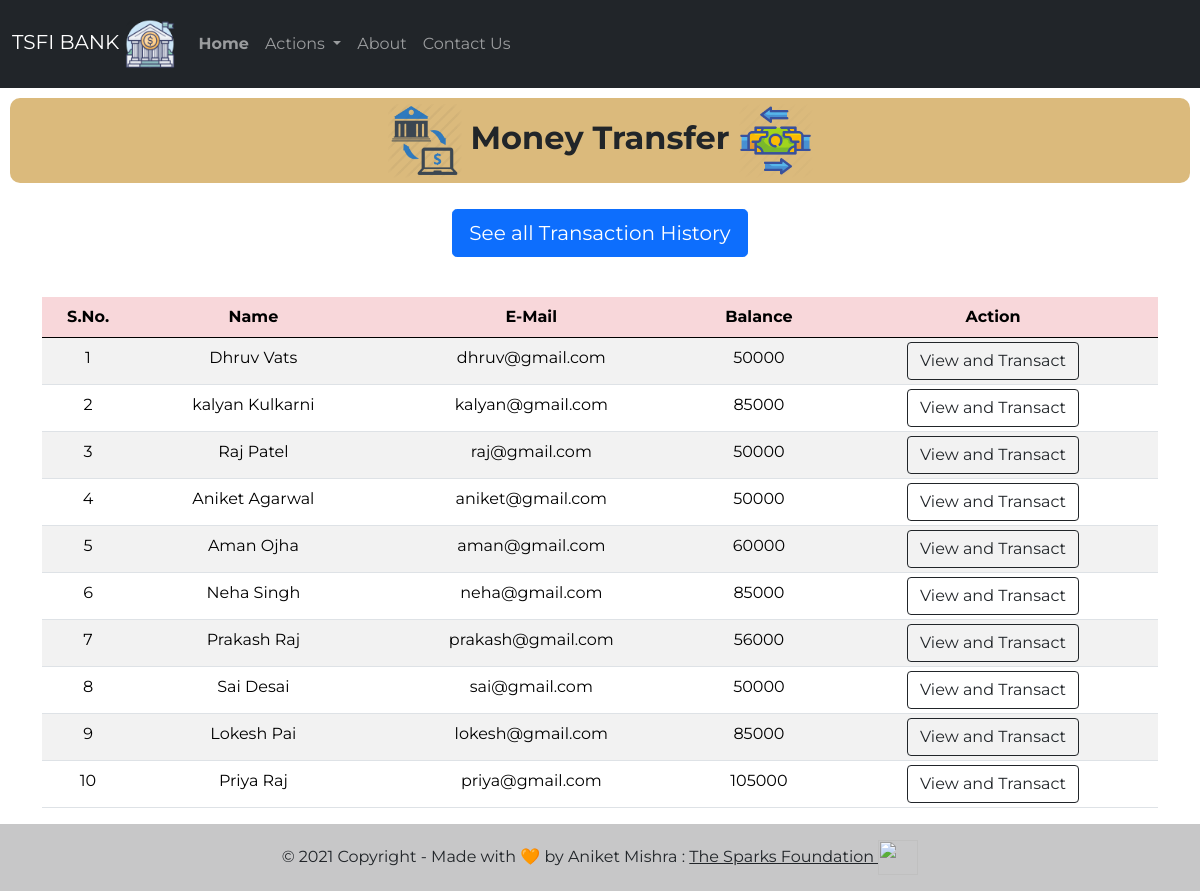
The app's page /php/money.php with its own data.
### tables this page shows
CREATE TABLE `users` (
  `id` int(3) NOT NULL,
  `name` text NOT NULL,
  `email` varchar(30) NOT NULL,
  `balance` int(8) NOT NULL
);

### php/money.php (the view, shortened to what this page needs)
<!doctype html>
<html lang="en">
<head>
    <link href="https://cdn.jsdelivr.net/npm/bootstrap@5.0.0-beta1/dist/css/bootstrap.min.css" rel="stylesheet">
    <link rel="stylesheet" href="css/style2.css">
<body>
    <?php
    include 'connect.php';
    $sql = "SELECT * FROM users";
    $result = mysqli_query($conn, $sql);
    ?>
    <nav class="navbar py-2 navbar-expand-lg navbar-dark bg-dark">
        <div class="container-fluid">
            <a class="navbar-brand" href="#">TSFI BANK <img src="logo/logo.webp" alt="Bank" width="50" height="50"></a>
            <div class="collapse navbar-collapse" id="navbarSupportedContent">
                <ul class="navbar-nav me-auto mb-8 mb-lg-0">
                    <li class="nav-item py-3">
                        <a class="nav-link" aria-current="page" href="index.php"><strong>Home</strong></a>
                    </li>
                    <li class="nav-item dropdown py-3 active">
                        <a class="nav-link dropdown-toggle" href="#" id="navbarDropdown" role="button" data-bs-toggle="dropdown" aria-expanded="false">
                            Actions
                        </a>
                    </li>
                    <li class="nav-item py-3">
                        <a class="nav-link" href="https://www.thesparksfoundationsingapore.org/ " target="_blank">About</a>
                    </li>
                    <li class="nav-item py-3">
                        <a class="nav-link" href="contact.php">Contact Us</a>
                    </li>
                </ul>
            </div>
        </div>
    </nav>
    <class class="welcome">
        <h2>
            <img src="logo/m1.webp" alt="Bank" width="75" height="75" style="font-weight: bold;"> <strong>Money
                Transfer</strong> <img src="logo/m2.webp" alt="Bank" width="75" height="75">
        </h2>
    </class>
    <div class="d-grip gap-2 col-6 mx-auto text-center p-3 mb-2">
        <a href="history.php"><button type="button" class="btn btn-primary btn-lg mb-3">See all Transaction History</button></a>
    </div>
    <div class="container">
        <div class="row text-center">
            <div class="col text-center">
                <div class="table-responsive-sm">
                    <table class="table table-hover table-striped table-sm">
                        <thead style="color : black;" class="table-danger">
                            <tr>
                                <th scope="col" class="text-center py-2">S.No.</th>
                                <th scope="col" class="text-center py-2">Name</th>
                                <th scope="col" class="text-center py-2">E-Mail</th>
                                <th scope="col" class="text-center py-2">Balance</th>
                                <th scope="col" class="text-center py-2">Action</th>
                            </tr>
                        </thead>
                        <tbody>
                            <?php
                            while ($rows = mysqli_fetch_assoc($result)) {
                            ?>
                                <tr style="color : black;">
                                    <td class="text-center py-2">
                                        <?php echo $rows['id'] ?>
                                    </td>
                                    <td class="text-center py-2">
                                        <?php echo $rows['name'] ?>
                                    </td>
                                    <td class="text-center py-2">
                                        <?php echo $rows['email'] ?>
                                    </td>
                                    <td class="text-center py-2">
                                        <?php echo $rows['balance'] ?>
                                    </td>
                                    <td><a href="users.php?id= <?php echo $rows['id']; ?>"> <button class="btn btn-outline-dark btn">View and Transact</button></a></td>
                                </tr>
                            <?php
                            }
                            ?>
                        </tbody>
                    </table>
                </div>
            </div>
        </div>
    </div>
    <div class="foot">
        <footer class="bg-light text-center text-lg-start">
            <div class="text-center p-3" style="background-color: rgba(0, 0, 0, 0.2)">
                © 2021 Copyright - Made with 🧡 by Aniket Mishra :
                <a class="text-dark" href="https://www.thesparksfoundationsingapore.org/" target="_blank"> The Sparks
                    Foundation <img src="logo/TSFI.png" alt="" width="40" height="35"></a>
            </div>
        </footer>
    </div>
</body>
</html>

### css/style2.css (style rules this page uses)
* { font-family: 'Montserrat', sans-serif; }
.welcome h2 { margin: 10px; padding: 5px; text-align: center; background-color:rgba(216, 180, 112, 0.911) ; border-radius: 10px; }

### records on screen
users: id "1", name "Dhruv Vats", email "dhruv@gmail.com", balance "50000"
users: id "2", name "kalyan Kulkarni", email "kalyan@gmail.com", balance "85000"
users: id "3", name "Raj Patel", email "raj@gmail.com", balance "50000"
users: id "4", name "Aniket Agarwal", email "aniket@gmail.com", balance "50000"
users: id "5", name "Aman Ojha", email "aman@gmail.com", balance "60000"
users: id "6", name "Neha Singh", email "neha@gmail.com", balance "85000"
users: id "7", name "Prakash Raj", email "prakash@gmail.com", balance "56000"
users: id "8", name "Sai Desai", email "sai@gmail.com", balance "50000"
users: id "9", name "Lokesh Pai", email "lokesh@gmail.com", balance "85000"
users: id "10", name "Priya Raj", email "priya@gmail.com", balance "105000"
